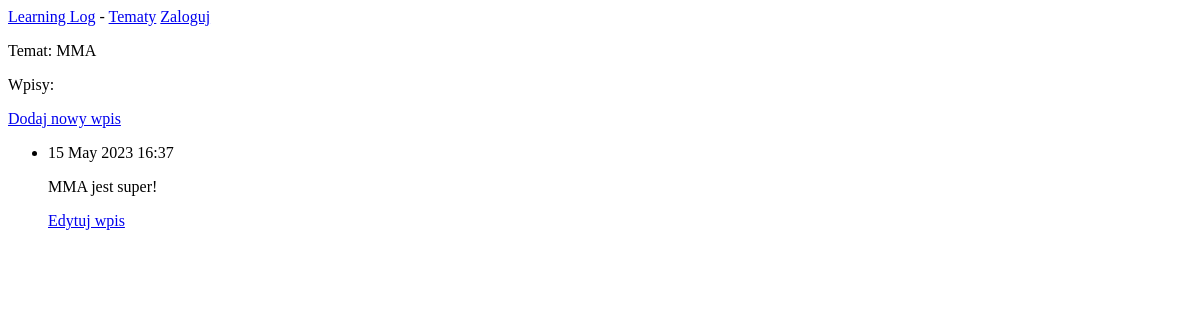
Page /topics/3/ on the earlier database version.
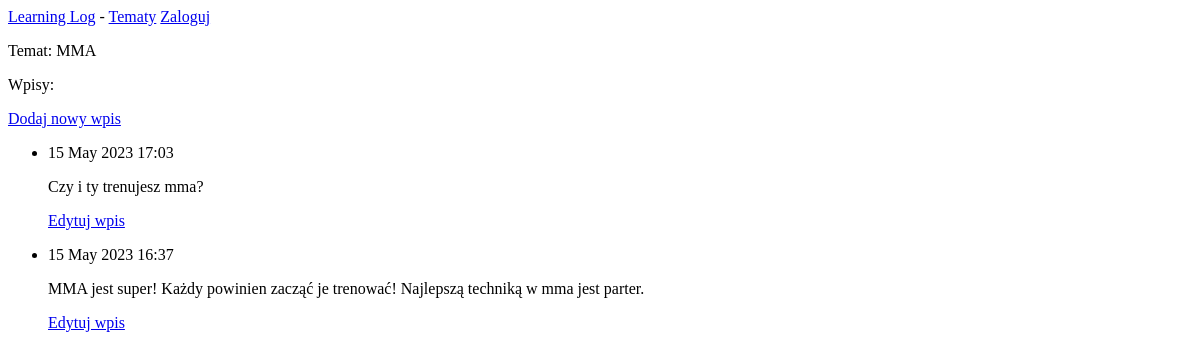
Same page on the later database version.
### learning_logs/models.py (models this page shows, shortened)
class Entry(models.Model):
	topic = models.ForeignKey(Topic, on_delete=models.CASCADE)
	text = models.TextField()
	date_added = models.DateTimeField(auto_now_add=True)
	class Meta:
		verbose_name_plural = 'entries'

### learning_logs/views.py (the view)
# urls.py: path('topics/<int:topic_id>/', views.topic, name='topic'),
def topic(request, topic_id):
	topic = Topic.objects.get(id=topic_id)
	entries = topic.entry_set.order_by('-date_added')
	context = {'topic':topic, 'entries': entries}
	return render(request, 'learning_logs/topic.html', context)

### learning_logs/models.py (called while the page is built)
	def __str__(self):
		return self.text

### learning_logs/templates/learning_logs/topic.html
{% extends 'learning_logs/base.html' %}
{% block content %}
<p>Temat: {{ topic }}</p>
<p>Wpisy:</p>
<p>
  <a href="{% url 'learning_logs:new_entry' topic_id=topic.id %}">Dodaj nowy wpis</a>
</p>
<ul>
{% for entry in entries %}
  <li>
    <p>{{ entry.date_added|date:'d M Y H:i' }}</p>
    <p>{{ entry.text|linebreaks }}</p>
    <p>
      <a href="{% url 'learning_logs:edit_entry' entry.id %}">Edytuj wpis</a>
    </p>
  </li>
{% empty %}
  <li>Nie ma jeszcze żadnego wpisu.</li>
{% endfor %}
</ul>
{% endblock content %}

Differences in the rows shown:
added Entry: date_added "15 May 2023 17:03", text "Czy i ty trenujesz mma?"
changed Entry: text "MMA jest super!" → "MMA jest super! Każdy powinien zacząć je trenować! Najlepszą techniką w mma jest parter."
